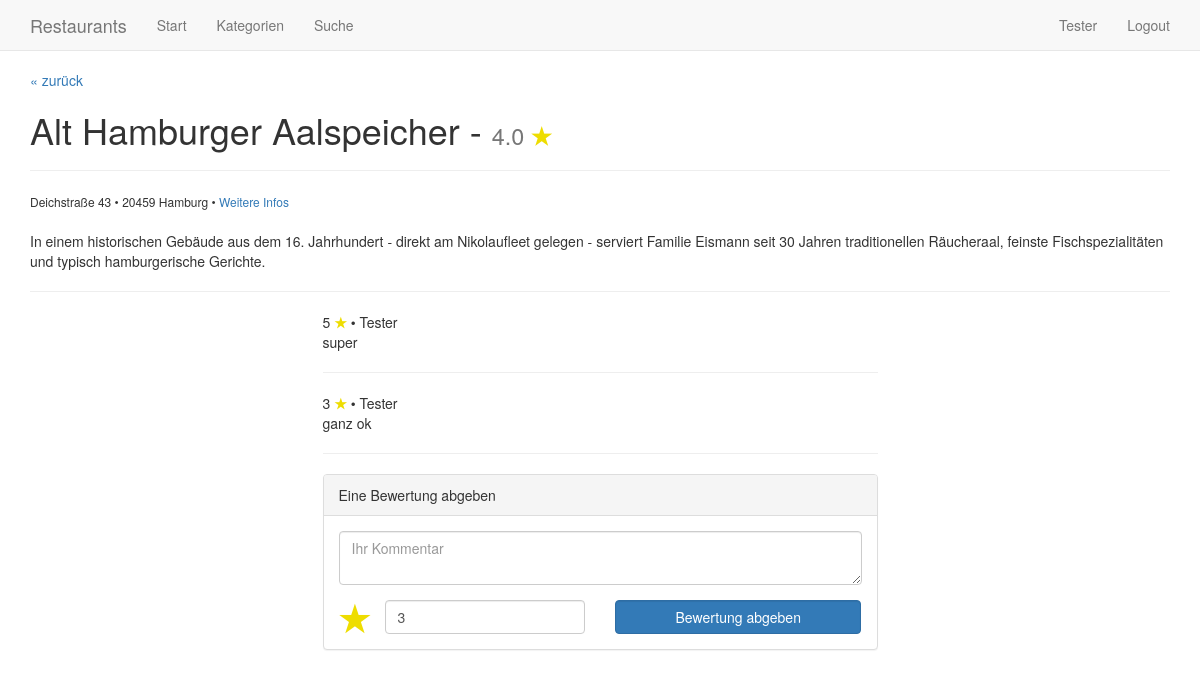
The app's page /detail/4 (signed in) with its own data.
### tables this page shows
CREATE TABLE user (
	id INTEGER PRIMARY KEY,
	name TEXT,
	email TEXT,
	password TEXT
);

CREATE TABLE restaurant (
        id INTEGER PRIMARY KEY,
        name TEXT,
        description TEXT,
        url TEXT,
        street TEXT,
        city TEXT,
        zip INTEGER      
);

CREATE TABLE rating (
	id INTEGER PRIMARY KEY,
	restaurant_id INTEGER,
	user_id INTEGER,
	rating INTEGER,
	text TEXT
);

### application.py (the view)
@app.route('/detail/<int:restaurant_id>')
def detail(restaurant_id): # Details zu einem Restaurant anzeigen
	restaurant = query_db('SELECT *, COALESCE(ROUND(AVG(rating), 1), 0.0) as avg_rating FROM restaurant LEFT JOIN rating ON restaurant.id = rating.restaurant_id WHERE restaurant.id = ?', (restaurant_id,), True)
	ratings = query_db('SELECT * FROM rating JOIN user ON rating.user_id = user.id WHERE restaurant_id = ?', (restaurant_id,))
	return render_template('detail.html', restaurant=restaurant, ratings=ratings, session_user=get_user(session.get('user_id')))

### application.py (called while the page is built)
def get_db():
	db = getattr(g, '_database', None)
	if db is None:
		db = g._database = sqlite3.connect(DATABASE)
	db.row_factory = sqlite3.Row
	return db

@app.teardown_appcontext
def close_connection(exception):
	db = getattr(g, '_database', None)
	if db is not None:
		db.close()

def query_db(query, args=(), one=False):
	cur = get_db().execute(query, args)
	rv = cur.fetchall()
	cur.close()
	return (rv[0] if rv else None) if one else rv

def get_user(user_id): # Einen User anhand seiner ID aus der Datenbank holen
	if user_id != None:
		user = query_db('SELECT * FROM user WHERE id = ?', (user_id,), True)
	else:
		user = None
	return user

### templates/detail.html (shortened to what this page needs)
{% extends "layout.html" %}
{% block navigation %}{{ super( ) }}{% endblock %}
{% block content %}
	<p><a href="#" onClick="if(document.referrer) {window.open(document.referrer,'_self');} else {history.go(-1);} return false;">&laquo; zurück</a></p>
	<h1>{{ restaurant['name'] }} - <small>{{ restaurant['avg_rating'] }} <span style="color: #ED0;"><strong>&#9733;</strong></span></small></h1>
	<hr>
	<span style="font-size: 12px;">
		{{ restaurant['street'] }} &bull; {{ restaurant['zip'] }} {{ restaurant['city'] }} &bull;
		<a target="_blank" href="{{ restaurant['url'] }}">Weitere Infos</a><br><br>
	</span>
	<p>{{ restaurant['description'] }}</p>
	<hr>
	<div class="row">
		<div class="col-sm-offset-3 col-sm-6">
			{% for rating in ratings %}
				{{ rating['rating'] }} <span style="color: #ED0;"><strong>&#9733;</strong></span> &bull; {{ rating['name'] }}<br>{{ rating['text'] }}
				<hr>
			{%endfor%}
		</div>
	</div>
	{% if session_user != None %}
	<div class="row">
		<div class="col-sm-offset-3 col-sm-6">
			<div class="panel panel-default">
				<div class="panel-heading">
					Eine Bewertung abgeben
				</div>
				<div class="panel-body">
					<form action="{{ url_for('.rate') }}" method="get">
						<div class="row">
 							<div class="col-md-12">
								<textarea name="text" placeholder="Ihr Kommentar" class="form-control" required="required"></textarea>
							</div>
							<div class="col-md-1">
								<span style="margin-top: 7px; display: block; font-size: 35px; height: 0px; color: #ED0;"><strong>&#9733;</strong></span>
							</div>
							<div class="col-md-5 text-center">
								<input style="margin-top: 15px;" class="form-control" type="number" name="rating" length="1" min="1" max="5" value="3">
							</div>
							<div class="col-md-6">
								<input type="submit" value="Bewertung abgeben" class="form-control btn btn-primary" style="margin-top: 15px;">
							</div>
						</div>
					</form>
				</div>
			</div>
		</div>
	{% endif %}
	</div>
{% endblock %}

### templates/layout.html (shortened to what this page needs)
<!doctype html>
<html>
	<head>
		<link rel="stylesheet" href="{{ url_for('static', filename='bootstrap.min.css') }}">
	</head>
	<body style="padding-top: 70px;">
		{% block navigation %}
		<nav class="navbar navbar-default navbar-fixed-top">
			<div class="container">
				<div class="navbar-header">
					<a class="navbar-brand" href="{{ url_for('.restaurants') }}">Restaurants</a>
				</div>
				<div id="navbar" class="navbar-collapse collapse">
					<ul class="nav navbar-nav">
						<li><a href="{{ url_for('.restaurants') }}">Start</a></li>
						<li><a href="{{ url_for('.categories') }}">Kategorien</a></li>
						<li><a href="{{ url_for('.search_form') }}">Suche</a></li>
					</ul>
					<ul class="nav navbar-nav navbar-right">
						{% if session_user != None %}
						<li><a href="{{ url_for('.user', user_id=session_user['id']) }}">{{ session_user['name'] }}</a></li>
						<li><a href="{{ url_for('.logout') }}">Logout</a></li>
						{% else %}
						<li><a href="{{ url_for('.register_form') }}">Registrieren</a></li>
						<li><a href="{{ url_for('.login_form') }}">Login</a></li>
						{% endif %}
					</ul>
				</div>
			</div>
		</nav>
		{% endblock %}
		<div class="container">
			{% block content %}{% endblock %}
		</div>
	</body>
</html>

### records on screen
user: name "Tester"
restaurant: name "Alt Hamburger Aalspeicher", street "Deichstraße 43", zip "20459", city "Hamburg", description "In einem historischen Gebäude aus dem 16. Jahrhundert - direkt am Nikolaufleet gelegen - serviert Familie Eismann seit 30 Jahren traditionellen Räucheraal, feinste Fischspezialitäten und typisch hamburgerische Gerichte."
rating: rating "5", name "Tester", text "super"
rating: rating "3", name "Tester", text "ganz ok"

### other values on screen
{{ restaurant['avg_rating'] }} "4.0"
